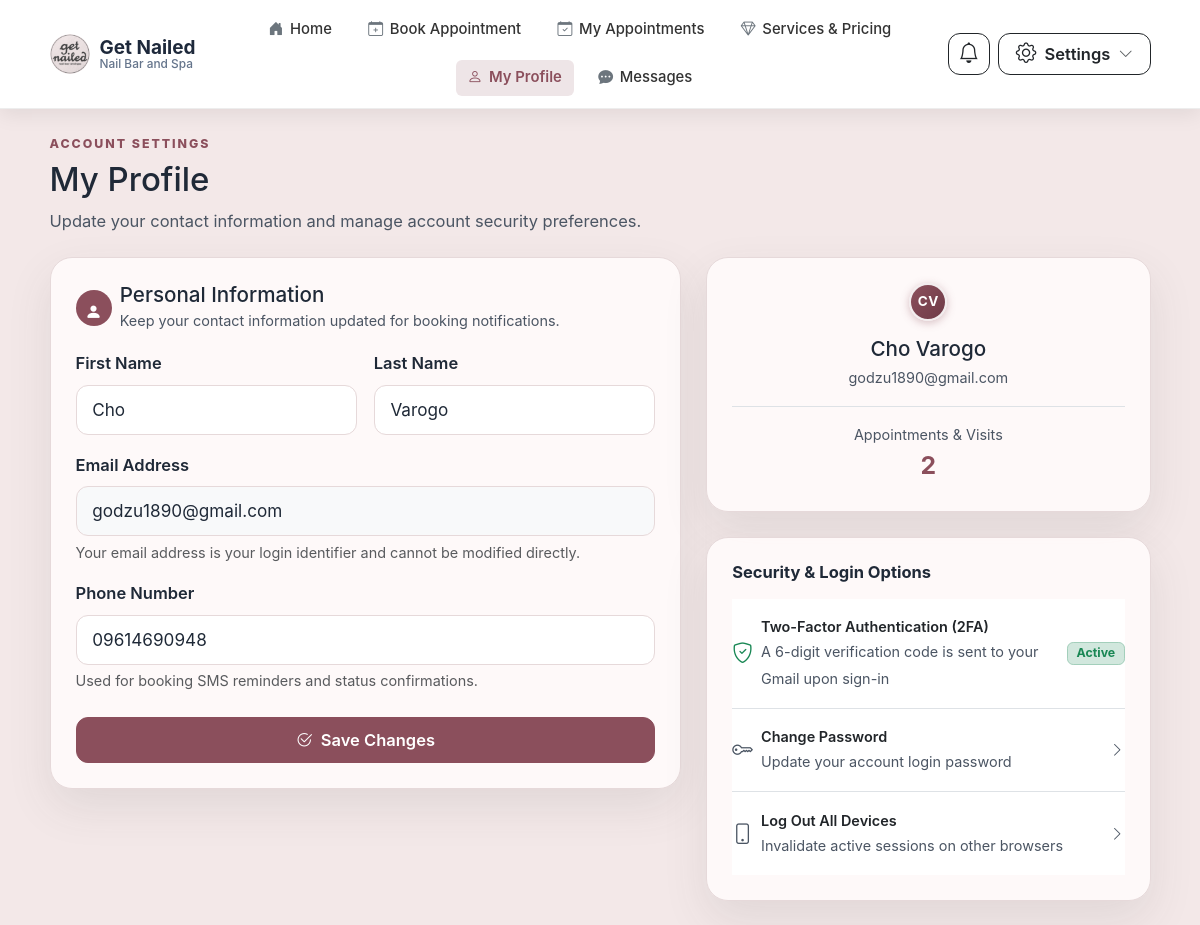
/dashboard/customer/profile/ (signed in), run on the app's committed database.
### apps/accounts/models.py (models this page shows, shortened)
class User(AbstractUser):
    class Role(models.TextChoices):
        OWNER = "OWNER", "Owner / Manager"
        CASHIER = "CASHIER", "Cashier"
        STAFF = "STAFF", "Staff"
        CUSTOMER = "CUSTOMER", "Customer"
    email = models.EmailField("email address", unique=True)
    role = models.CharField(max_length=20, choices=Role.choices, default=Role.STAFF)
    phone_number = models.CharField(
        max_length=30,
        blank=True,
        validators=(validate_phone_number,),
    )
    is_active_staff_member = models.BooleanField(default=True)
    email_verified_at = models.DateTimeField(blank=True, null=True)
    is_locked = models.BooleanField(default=False)
    can_use_pos = models.BooleanField(default=False)
    can_manage_bookings = models.BooleanField(default=False)
    can_manage_customers = models.BooleanField(default=False)
    can_assign_services = models.BooleanField(default=False)
    objects = UserManager()
    USERNAME_FIELD = "email"
    REQUIRED_FIELDS = []
    class Meta:
        constraints = [
            models.UniqueConstraint(Lower("email"), name="accounts_user_email_ci_unique"),
        ]
    @property
    def is_customer(self):
        return self.role == self.Role.CUSTOMER

### apps/customers/models.py (models this page shows, shortened)
class Customer(models.Model):
    user = models.OneToOneField(
        settings.AUTH_USER_MODEL,
        blank=True,
        null=True,
        on_delete=models.SET_NULL,
        related_name="customer_profile",
    )
    first_name = models.CharField(max_length=100)
    last_name = models.CharField(max_length=100)
    phone = models.CharField(
        max_length=30,
        blank=True,
        validators=(validate_phone_number,),
    )
    email = models.EmailField(blank=True, validators=(validate_email,))
    notes = models.TextField(blank=True)
    created_at = models.DateTimeField(auto_now_add=True)
    updated_at = models.DateTimeField(auto_now=True)
    class Meta:
        ordering = ("last_name", "first_name", "email")
        constraints = [
            models.UniqueConstraint(
                Lower("email"),
                condition=~models.Q(email=""),
                name="customers_email_ci_unique_nonblank",
            ),
        ]

### apps/core/views.py (the view, shortened to what this page needs)
# urls.py: path("dashboard/customer/profile/", views.customer_profile, name="customer_profile"),
@customer_required
def customer_profile(request):
    customer = _get_or_create_customer(request.user)
    completed_sales = (
        Sale.objects.filter(customer=customer, status=Sale.Status.COMPLETED)
        if customer
        else Sale.objects.none()
    )
    total_spent = (
        completed_sales.aggregate(models.Sum("total"))["total__sum"]
        or Decimal("0.00")
    )
    appointment_count = (
        Appointment.objects.filter(customer=customer)
        .exclude(status__in=(Appointment.Status.UNVERIFIED, Appointment.Status.EXPIRED))
        .count()
        if customer
        else 0
    )
    return render(
        request,
        "customers/profile.html",
        {
            "customer": customer,
            "total_spent": total_spent,
            "appointment_count": appointment_count,
        },
    )

### apps/accounts/authorization.py (called while the page is built)
def is_customer(user):
    return bool(user.is_authenticated and user.is_customer)

### apps/accounts/mfa.py (called while the page is built, shortened)
def is_mfa_required(user):
    if not user.is_authenticated:
        return False
    if (user.role == User.Role.OWNER or user.is_superuser) and settings.MFA_ENFORCE_OWNER:
        return True
    if user.role not in {User.Role.CASHIER, User.Role.STAFF}:
        return False

### apps/audittrail/events.py (called while the page is built)
def set_current_request(request):
    return _current_request.set(request)

def reset_current_request(token):
    _current_request.reset(token)

### apps/core/context_processors.py (called while the page is built)
def branding(request):
    ctx = {'BRAND_NAME': settings.BRAND_NAME}
    user = getattr(request, 'user', None)
    if user and user.is_authenticated:
        try:
            from apps.notifications.models import Notification
            ctx['unread_notifications_count'] = Notification.objects.filter(recipient=user, is_read=False).count()
        except Exception:
            ctx['unread_notifications_count'] = 0
    return ctx

### apps/core/views.py (called while the page is built, shortened)
def _get_or_create_customer(user):
    customer = getattr(user, "customer_profile", None)
    return customer

### templates/customers/profile.html (shortened to what this page needs)
{% extends 'base.html' %}
{% block content %}
<div class="page-heading service-heading">
  <div>
    <div class="eyebrow">ACCOUNT SETTINGS</div>
    <h2>My Profile</h2>
    <p class="text-muted mb-0">Update your contact information and manage account security preferences.</p>
  </div>
</div>
<div class="row g-4">
  <div class="col-lg-7">
    <section class="content-card">
      <div class="d-flex align-items-center gap-2 mb-3">
        <div class="rounded-circle p-2 text-white" style="background: var(--deep-rose, #8b4f5c); width: 36px; height: 36px; display: grid; place-items: center;">
          <i class="bi bi-person-fill"></i>
        </div>
        <div>
          <h3 class="h5 mb-0">Personal Information</h3>
          <small class="text-muted">Keep your contact information updated for booking notifications.</small>
        </div>
      </div>
      <form method="post" action="{% url 'core:customer_profile' %}">
        <div class="row g-3">
          <div class="col-sm-6">
            <label class="form-label small fw-semibold" for="id_first_name">First Name</label>
            <input type="text" name="first_name" id="id_first_name" class="form-control" value="{{ user.first_name }}" required>
          </div>
          <div class="col-sm-6">
            <label class="form-label small fw-semibold" for="id_last_name">Last Name</label>
            <input type="text" name="last_name" id="id_last_name" class="form-control" value="{{ user.last_name }}" required>
          </div>
          <div class="col-12">
            <label class="form-label small fw-semibold" for="id_email">Email Address</label>
            <input type="email" id="id_email" class="form-control bg-light" value="{{ user.email }}" readonly>
            <div class="form-text small">Your email address is your login identifier and cannot be modified directly.</div>
          </div>
          <div class="col-12">
            <label class="form-label small fw-semibold" for="id_phone">Phone Number</label>
            <input type="text" name="phone" id="id_phone" class="form-control" value="{{ user.phone_number|default:customer.phone|default:'' }}" placeholder="+63 9XX XXX XXXX">
            <div class="form-text small">Used for booking SMS reminders and status confirmations.</div>
          </div>
          <div class="col-12 pt-2">
            <button type="submit" class="btn btn-brand w-100">
              <i class="bi bi-check2-circle me-1"></i> Save Changes
            </button>
          </div>
        </div>
      </form>
    </section>
  </div>
  <div class="col-lg-5">
    <div class="content-card mb-4 text-center">
      <div class="customer-avatar-circle mx-auto mb-3" style="width: 64px; height: 64px; font-size: 1.4rem;">
        {% if user.first_name and user.last_name %}
          {{ user.first_name|slice:":1"|upper }}{{ user.last_name|slice:":1"|upper }}
        {% elif user.first_name %}
          {{ user.first_name|slice:":2"|upper }}
        {% else %}
          {{ user.email|slice:":2"|upper }}
        {% endif %}
      </div>
      <h3 class="h5 mb-1">{{ user.get_full_name|default:user.email }}</h3>
      <p class="text-muted small mb-3">{{ user.email }}</p>
      <div class="border-top pt-3 text-center">
        <small class="text-muted d-block">Appointments &amp; Visits</small>
        <strong class="fs-4" style="color: var(--deep-rose, #8b4f5c);">{{ appointment_count }}</strong>
      </div>
    </div>
    <div class="content-card">
      <h3 class="h6 mb-3 fw-bold">Security &amp; Login Options</h3>
      <div class="list-group list-group-flush">
        <div class="list-group-item d-flex justify-content-between align-items-center px-0 py-3 border-bottom">
          <div class="d-flex align-items-center gap-2">
            <i class="bi bi-shield-check text-success fs-5"></i>
            <div>
              <div class="fw-semibold small">Two-Factor Authentication (2FA)</div>
              <small class="text-muted">A 6-digit verification code is sent to your Gmail upon sign-in</small>
            </div>
          </div>
          <span class="badge bg-success-subtle text-success border border-success-subtle px-2 py-1">Active</span>
        </div>
        <a href="{% url 'accounts:password_change' %}" class="list-group-item list-group-item-action d-flex justify-content-between align-items-center px-0 py-3 border-bottom">
          <div class="d-flex align-items-center gap-2">
            <i class="bi bi-key text-muted fs-5"></i>
            <div>
              <div class="fw-semibold small">Change Password</div>
              <small class="text-muted">Update your account login password</small>
            </div>
          </div>
          <i class="bi bi-chevron-right text-muted small"></i>
        </a>
        <a href="{% url 'accounts:logout_all_devices' %}" class="list-group-item list-group-item-action d-flex justify-content-between align-items-center px-0 py-3">
          <div class="d-flex align-items-center gap-2">
            <i class="bi bi-phone text-muted fs-5"></i>
            <div>
              <div class="fw-semibold small">Log Out All Devices</div>
              <small class="text-muted">Invalidate active sessions on other browsers</small>
            </div>
          </div>
          <i class="bi bi-chevron-right text-muted small"></i>
        </a>
      </div>
    </div>
  </div>
</div>
{% endblock %}

### static/css/app.css (style rules this page uses)
:root { --charcoal: #474747; --charcoal-dark: #2f2f2f; --blush: #f3e8e8; --warm-white: #fffafa; --dusty-rose: #c9aeb1; --deep-rose: #8b4f5c; --gold: #c6a15b; --border: #e6d9da; --shadow: 0 18px 45px rgba(71, 71, 71, .10); --text-main: #1f2937; --text-muted: #4b5563; --text-secondary: #374151; }
* { box-sizing: border-box; }
html, body { margin: 0; padding: 0; width: 100%; max-width: 100vw; overflow-x: hidden; background: var(--blush); color: var(--text-main); font-size: 16.5px; line-height: 1.6; font-family: Inter, ui-sans-serif, system-ui, -apple-system, BlinkMacSystemFont, "Segoe UI", sans-serif; }
.btn { font-size: 1rem; padding: 0.6rem 1.2rem; border-radius: 12px; font-weight: 600; }
.form-control, .form-select { font-size: 1.04rem; padding: 0.68rem 0.95rem; border-radius: 12px; }
.form-label { font-size: 1rem; font-weight: 600; }
.gn-card, .content-card { background: #ffffff; border: 1px solid var(--border); border-radius: 20px; box-shadow: 0 12px 32px rgba(71, 45, 53, 0.06); }
.text-muted { color: var(--text-muted) !important; }
a { text-decoration: none; }
.customer-avatar-circle { width: 38px; height: 38px; border-radius: 50%; background: linear-gradient(135deg, var(--deep-rose), #6f3b47); color: #fff; font-size: 0.82rem; font-weight: 700; display: inline-flex; align-items: center; justify-content: center; letter-spacing: 0.5px; flex-shrink: 0; box-shadow: 0 2px 8px rgba(139, 79, 92, 0.35); border: 2px solid rgba(255, 255, 255, 0.9); overflow: hidden; }
.page-heading { display: flex; align-items: center; justify-content: space-between; margin-bottom: 22px; }
.eyebrow { color: var(--deep-rose); font-size: .75rem; font-weight: 800; letter-spacing: .16em; margin-bottom: 7px; }
.stat-card, .content-card { background: rgba(255,250,250,.95); border: 1px solid var(--border); border-radius: 22px; box-shadow: var(--shadow); transition: transform .2s ease, box-shadow .2s ease, border-color .2s ease; }
.content-card { padding: 25px; }
.btn-brand { background: var(--deep-rose); color: white; border: 1px solid var(--deep-rose); transition: all .18s ease; }
.form-control, .form-select { min-height: 46px; border-radius: 12px; border-color: var(--border); color: var(--text-main); }
.service-heading { gap: 18px; }
html { scroll-behavior: smooth; }

### templates/partials/customer_navbar.html (style rules this page uses)
.customer-avatar-circle { width: 38px !important; height: 38px !important; border-radius: 50% !important; background: linear-gradient(135deg, #8b4f5c, #6f3b47) !important; color: #fff !important; font-size: 0.82rem !important; font-weight: 700 !important; display: inline-flex !important; align-items: center !important; justify-content: center !important; letter-spacing: 0.5px !important; flex-shrink: 0 !important; box-shadow: 0 2px 8px rgba(139, 79, 92, 0.35) !important; border: 2px solid rgba(255, 255, 255, 0.9) !important; overflow: hidden !important; }

### data on the page
User: first_name "Cho", last_name "Varogo", email "godzu1890@gmail.com", phone "09614690948", first_name "C", last_name "V", get_full_name "Cho Varogo"

### other printed values
{{ appointment_count }} "2"
